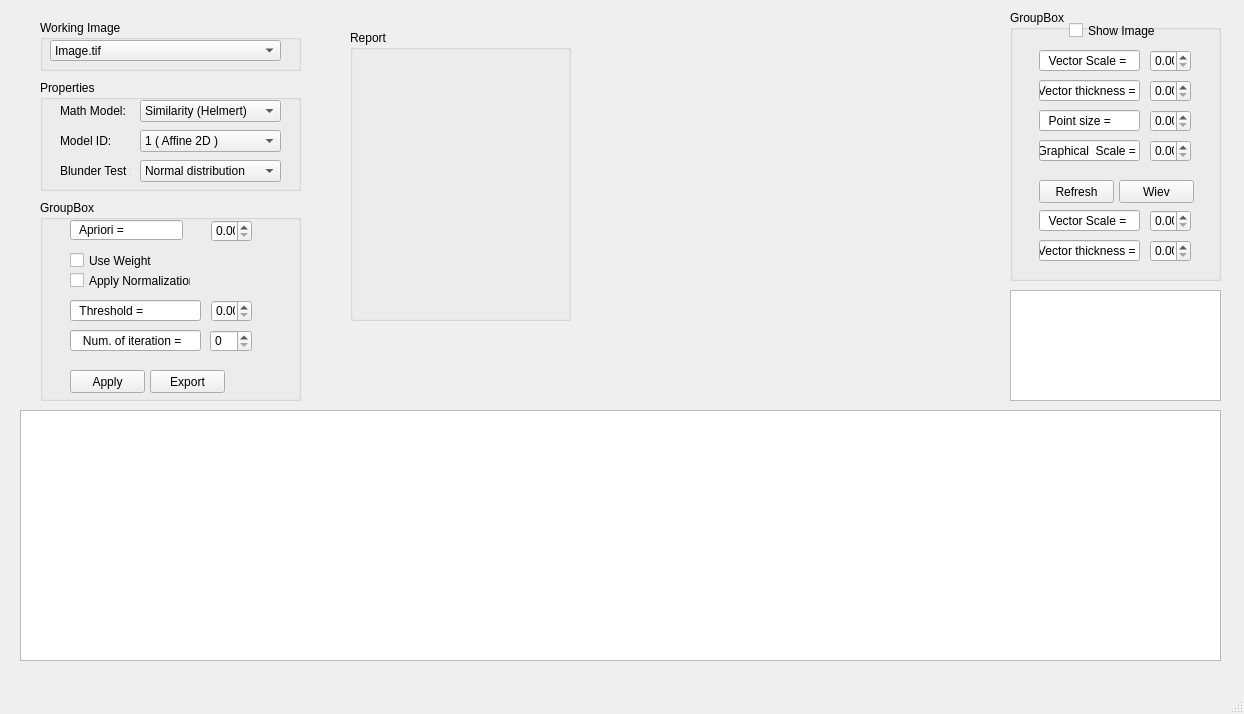
<?xml version="1.0" encoding="UTF-8"?>
<ui version="4.0">
 <class>GeoTransform</class>
 <widget class="QMainWindow" name="GeoTransform">
  <property name="windowModality">
   <enum>Qt::NonModal</enum>
  </property>
  <property name="enabled">
   <bool>true</bool>
  </property>
  <property name="geometry">
   <rect>
    <x>0</x>
    <y>0</y>
    <width>1244</width>
    <height>714</height>
   </rect>
  </property>
  <property name="sizePolicy">
   <sizepolicy hsizetype="Maximum" vsizetype="Maximum">
    <horstretch>0</horstretch>
    <verstretch>0</verstretch>
   </sizepolicy>
  </property>
  <property name="maximumSize">
   <size>
    <width>16777215</width>
    <height>16777215</height>
   </size>
  </property>
  <property name="acceptDrops">
   <bool>false</bool>
  </property>
  <property name="windowTitle">
   <string>GeoTransform</string>
  </property>
  <widget class="QWidget" name="centralwidget">
   <widget class="QGroupBox" name="groupBox_2">
    <property name="geometry">
     <rect>
      <x>40</x>
      <y>80</y>
      <width>261</width>
      <height>111</height>
     </rect>
    </property>
    <property name="title">
     <string>Properties</string>
    </property>
    <widget class="QComboBox" name="comboBox">
     <property name="geometry">
      <rect>
       <x>100</x>
       <y>20</y>
       <width>141</width>
       <height>22</height>
      </rect>
     </property>
     <item>
      <property name="text">
       <string>Similarity (Helmert)</string>
      </property>
     </item>
     <item>
      <property name="text">
       <string>Affine ( 1st degree polynomial )</string>
      </property>
     </item>
     <item>
      <property name="text">
       <string>Polinomial</string>
      </property>
     </item>
     <item>
      <property name="text">
       <string>Affine Projection</string>
      </property>
     </item>
     <item>
      <property name="text">
       <string>Projective</string>
      </property>
     </item>
     <item>
      <property name="text">
       <string>DLT</string>
      </property>
     </item>
     <item>
      <property name="text">
       <string>RFM ( GCP dependent )</string>
      </property>
     </item>
    </widget>
    <widget class="QComboBox" name="comboBox_3">
     <property name="geometry">
      <rect>
       <x>100</x>
       <y>50</y>
       <width>141</width>
       <height>22</height>
      </rect>
     </property>
     <item>
      <property name="text">
       <string>1 ( Affine 2D )</string>
      </property>
     </item>
     <item>
      <property name="text">
       <string>2</string>
      </property>
     </item>
     <item>
      <property name="text">
       <string>3</string>
      </property>
     </item>
     <item>
      <property name="text">
       <string>4</string>
      </property>
     </item>
     <item>
      <property name="text">
       <string>5</string>
      </property>
     </item>
    </widget>
    <widget class="QComboBox" name="comboBox_2">
     <property name="geometry">
      <rect>
       <x>100</x>
       <y>80</y>
       <width>141</width>
       <height>22</height>
      </rect>
     </property>
     <item>
      <property name="text">
       <string>Normal distribution</string>
      </property>
     </item>
     <item>
      <property name="text">
       <string>T distribution</string>
      </property>
     </item>
    </widget>
    <widget class="QLabel" name="label">
     <property name="geometry">
      <rect>
       <x>20</x>
       <y>50</y>
       <width>61</width>
       <height>21</height>
      </rect>
     </property>
     <property name="text">
      <string>Model ID:</string>
     </property>
    </widget>
    <widget class="QLabel" name="label_2">
     <property name="geometry">
      <rect>
       <x>20</x>
       <y>20</y>
       <width>71</width>
       <height>21</height>
      </rect>
     </property>
     <property name="text">
      <string>Math Model:</string>
     </property>
    </widget>
    <widget class="QLabel" name="label_3">
     <property name="geometry">
      <rect>
       <x>20</x>
       <y>80</y>
       <width>71</width>
       <height>21</height>
      </rect>
     </property>
     <property name="text">
      <string>Blunder Test :</string>
     </property>
    </widget>
   </widget>
   <widget class="QGraphicsView" name="graphicsView_2">
    <property name="geometry">
     <rect>
      <x>1010</x>
      <y>290</y>
      <width>211</width>
      <height>111</height>
     </rect>
    </property>
   </widget>
   <widget class="QGroupBox" name="groupBox">
    <property name="geometry">
     <rect>
      <x>350</x>
      <y>30</y>
      <width>221</width>
      <height>291</height>
     </rect>
    </property>
    <property name="title">
     <string>Report</string>
    </property>
   </widget>
   <widget class="QGroupBox" name="groupBox_3">
    <property name="geometry">
     <rect>
      <x>40</x>
      <y>20</y>
      <width>261</width>
      <height>51</height>
     </rect>
    </property>
    <property name="title">
     <string>Working Image</string>
    </property>
    <widget class="QComboBox" name="comboBox_4">
     <property name="geometry">
      <rect>
       <x>10</x>
       <y>20</y>
       <width>231</width>
       <height>21</height>
      </rect>
     </property>
     <item>
      <property name="text">
       <string>Image.tif</string>
      </property>
     </item>
     <item>
      <property name="text">
       <string>Image.tif</string>
      </property>
     </item>
     <item>
      <property name="text">
       <string>RGB_radiometric_corrected.tif</string>
      </property>
     </item>
    </widget>
   </widget>
   <widget class="QTableWidget" name="tableWidget">
    <property name="geometry">
     <rect>
      <x>20</x>
      <y>410</y>
      <width>1201</width>
      <height>251</height>
     </rect>
    </property>
    <attribute name="horizontalHeaderStretchLastSection">
     <bool>false</bool>
    </attribute>
   </widget>
   <widget class="OpenGL" name="widget" native="true">
    <property name="geometry">
     <rect>
      <x>590</x>
      <y>20</y>
      <width>401</width>
      <height>361</height>
     </rect>
    </property>
   </widget>
   <widget class="QGroupBox" name="groupBox_4">
    <property name="geometry">
     <rect>
      <x>40</x>
      <y>200</y>
      <width>261</width>
      <height>201</height>
     </rect>
    </property>
    <property name="title">
     <string>GroupBox</string>
    </property>
    <widget class="QLineEdit" name="lineEdit_14">
     <property name="geometry">
      <rect>
       <x>30</x>
       <y>100</y>
       <width>131</width>
       <height>21</height>
      </rect>
     </property>
     <property name="text">
      <string>  Threshold =</string>
     </property>
    </widget>
    <widget class="QPushButton" name="pushButton_4">
     <property name="geometry">
      <rect>
       <x>30</x>
       <y>170</y>
       <width>75</width>
       <height>23</height>
      </rect>
     </property>
     <property name="text">
      <string>Apply</string>
     </property>
    </widget>
    <widget class="QCheckBox" name="checkBox_2">
     <property name="geometry">
      <rect>
       <x>30</x>
       <y>70</y>
       <width>121</width>
       <height>21</height>
      </rect>
     </property>
     <property name="text">
      <string>Apply Normalization</string>
     </property>
    </widget>
    <widget class="QCheckBox" name="checkBox_3">
     <property name="geometry">
      <rect>
       <x>30</x>
       <y>50</y>
       <width>91</width>
       <height>21</height>
      </rect>
     </property>
     <property name="text">
      <string>Use Weight</string>
     </property>
    </widget>
    <widget class="QDoubleSpinBox" name="doubleSpinBox_4">
     <property name="geometry">
      <rect>
       <x>171</x>
       <y>20</y>
       <width>41</width>
       <height>22</height>
      </rect>
     </property>
    </widget>
    <widget class="QSpinBox" name="spinBox">
     <property name="geometry">
      <rect>
       <x>170</x>
       <y>130</y>
       <width>42</width>
       <height>22</height>
      </rect>
     </property>
    </widget>
    <widget class="QPushButton" name="pushButton_3">
     <property name="geometry">
      <rect>
       <x>110</x>
       <y>170</y>
       <width>75</width>
       <height>23</height>
      </rect>
     </property>
     <property name="text">
      <string>Export</string>
     </property>
    </widget>
    <widget class="QLineEdit" name="lineEdit_13">
     <property name="geometry">
      <rect>
       <x>30</x>
       <y>130</y>
       <width>131</width>
       <height>21</height>
      </rect>
     </property>
     <property name="text">
      <string>   Num. of iteration =</string>
     </property>
    </widget>
    <widget class="QDoubleSpinBox" name="doubleSpinBox_5">
     <property name="geometry">
      <rect>
       <x>171</x>
       <y>100</y>
       <width>41</width>
       <height>22</height>
      </rect>
     </property>
    </widget>
    <widget class="QLineEdit" name="lineEdit_4">
     <property name="geometry">
      <rect>
       <x>30</x>
       <y>20</y>
       <width>113</width>
       <height>20</height>
      </rect>
     </property>
     <property name="text">
      <string>  Apriori =</string>
     </property>
    </widget>
   </widget>
   <widget class="QGroupBox" name="groupBox_5">
    <property name="geometry">
     <rect>
      <x>1010</x>
      <y>10</y>
      <width>211</width>
      <height>271</height>
     </rect>
    </property>
    <property name="title">
     <string>GroupBox</string>
    </property>
    <widget class="QDoubleSpinBox" name="doubleSpinBox_3">
     <property name="geometry">
      <rect>
       <x>140</x>
       <y>200</y>
       <width>41</width>
       <height>22</height>
      </rect>
     </property>
    </widget>
    <widget class="QPushButton" name="pushButton">
     <property name="geometry">
      <rect>
       <x>29</x>
       <y>170</y>
       <width>75</width>
       <height>23</height>
      </rect>
     </property>
     <property name="text">
      <string>Refresh</string>
     </property>
    </widget>
    <widget class="QLineEdit" name="lineEdit_12">
     <property name="geometry">
      <rect>
       <x>29</x>
       <y>200</y>
       <width>101</width>
       <height>21</height>
      </rect>
     </property>
     <property name="text">
      <string>  Vector Scale =</string>
     </property>
    </widget>
    <widget class="QLineEdit" name="lineEdit_8">
     <property name="geometry">
      <rect>
       <x>29</x>
       <y>70</y>
       <width>101</width>
       <height>21</height>
      </rect>
     </property>
     <property name="text">
      <string>   Vector thickness =</string>
     </property>
    </widget>
    <widget class="QDoubleSpinBox" name="doubleSpinBox_6">
     <property name="geometry">
      <rect>
       <x>140</x>
       <y>230</y>
       <width>41</width>
       <height>22</height>
      </rect>
     </property>
    </widget>
    <widget class="QDoubleSpinBox" name="doubleSpinBox_9">
     <property name="geometry">
      <rect>
       <x>140</x>
       <y>100</y>
       <width>41</width>
       <height>22</height>
      </rect>
     </property>
    </widget>
    <widget class="QDoubleSpinBox" name="doubleSpinBox_2">
     <property name="geometry">
      <rect>
       <x>140</x>
       <y>70</y>
       <width>41</width>
       <height>22</height>
      </rect>
     </property>
    </widget>
    <widget class="QDoubleSpinBox" name="doubleSpinBox_8">
     <property name="geometry">
      <rect>
       <x>140</x>
       <y>130</y>
       <width>41</width>
       <height>22</height>
      </rect>
     </property>
    </widget>
    <widget class="QDoubleSpinBox" name="doubleSpinBox_7">
     <property name="geometry">
      <rect>
       <x>140</x>
       <y>40</y>
       <width>41</width>
       <height>22</height>
      </rect>
     </property>
    </widget>
    <widget class="QLineEdit" name="lineEdit_10">
     <property name="geometry">
      <rect>
       <x>29</x>
       <y>130</y>
       <width>101</width>
       <height>21</height>
      </rect>
     </property>
     <property name="text">
      <string>  Graphical  Scale =</string>
     </property>
    </widget>
    <widget class="QPushButton" name="pushButton_2">
     <property name="geometry">
      <rect>
       <x>109</x>
       <y>170</y>
       <width>75</width>
       <height>23</height>
      </rect>
     </property>
     <property name="text">
      <string>Wiev</string>
     </property>
    </widget>
    <widget class="QLineEdit" name="lineEdit_7">
     <property name="geometry">
      <rect>
       <x>29</x>
       <y>40</y>
       <width>101</width>
       <height>21</height>
      </rect>
     </property>
     <property name="text">
      <string>  Vector Scale =</string>
     </property>
    </widget>
    <widget class="QLineEdit" name="lineEdit_9">
     <property name="geometry">
      <rect>
       <x>29</x>
       <y>100</y>
       <width>101</width>
       <height>21</height>
      </rect>
     </property>
     <property name="text">
      <string>  Point size =</string>
     </property>
    </widget>
    <widget class="QLineEdit" name="lineEdit_11">
     <property name="geometry">
      <rect>
       <x>29</x>
       <y>230</y>
       <width>101</width>
       <height>21</height>
      </rect>
     </property>
     <property name="text">
      <string>   Vector thickness =</string>
     </property>
    </widget>
    <widget class="QCheckBox" name="checkBox">
     <property name="geometry">
      <rect>
       <x>59</x>
       <y>10</y>
       <width>111</width>
       <height>21</height>
      </rect>
     </property>
     <property name="text">
      <string>Show Image</string>
     </property>
    </widget>
   </widget>
  </widget>
  <widget class="QMenuBar" name="menubar">
   <property name="geometry">
    <rect>
     <x>0</x>
     <y>0</y>
     <width>1244</width>
     <height>21</height>
    </rect>
   </property>
  </widget>
  <widget class="QStatusBar" name="statusbar"/>
 </widget>
 <customwidgets>
  <customwidget>
   <class>OpenGL</class>
   <extends>QWidget</extends>
   <header>opengl.h</header>
   <container>1</container>
  </customwidget>
 </customwidgets>
 <resources/>
 <connections/>
</ui>
